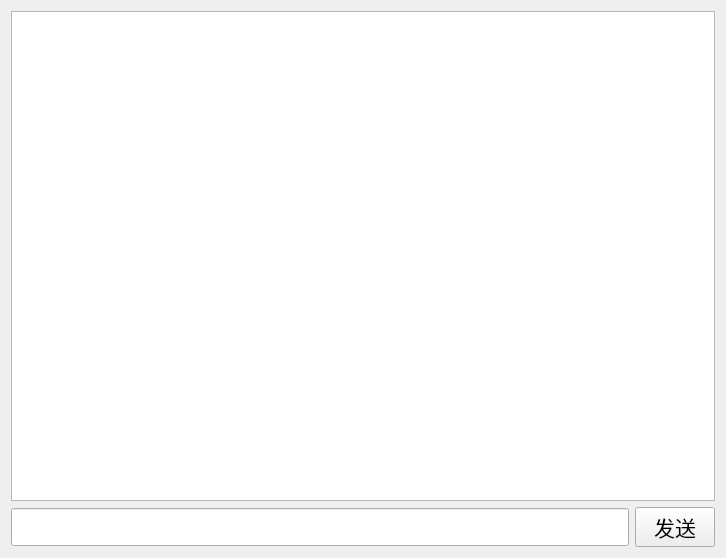
<?xml version="1.0" encoding="UTF-8"?>
<ui version="4.0">
 <class>ChatForm</class>
 <widget class="QWidget" name="ChatForm">
  <property name="geometry">
   <rect>
    <x>0</x>
    <y>0</y>
    <width>726</width>
    <height>558</height>
   </rect>
  </property>
  <property name="windowTitle">
   <string>Form</string>
  </property>
  <layout class="QHBoxLayout" name="horizontalLayout_2">
   <item>
    <layout class="QVBoxLayout" name="verticalLayout">
     <item>
      <widget class="QTextEdit" name="msgTE">
       <property name="font">
        <font>
         <family>Agency FB</family>
         <pointsize>16</pointsize>
        </font>
       </property>
      </widget>
     </item>
     <item>
      <layout class="QHBoxLayout" name="horizontalLayout">
       <item>
        <widget class="QLineEdit" name="msgLE">
         <property name="font">
          <font>
           <family>Agency FB</family>
           <pointsize>16</pointsize>
          </font>
         </property>
        </widget>
       </item>
       <item>
        <widget class="QPushButton" name="sendPB">
         <property name="font">
          <font>
           <family>Agency FB</family>
           <pointsize>16</pointsize>
          </font>
         </property>
         <property name="text">
          <string>发送</string>
         </property>
        </widget>
       </item>
      </layout>
     </item>
    </layout>
   </item>
  </layout>
 </widget>
 <resources/>
 <connections/>
</ui>
